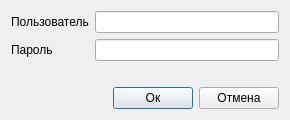
<?xml version="1.0" encoding="UTF-8"?>
<ui version="4.0">
 <class>Dialog</class>
 <widget class="QDialog" name="Dialog">
  <property name="geometry">
   <rect>
    <x>0</x>
    <y>0</y>
    <width>290</width>
    <height>120</height>
   </rect>
  </property>
  <property name="minimumSize">
   <size>
    <width>290</width>
    <height>120</height>
   </size>
  </property>
  <property name="windowTitle">
   <string>Данные пользователя</string>
  </property>
  <property name="accessibleName">
   <string notr="true">btnSave</string>
  </property>
  <layout class="QVBoxLayout" name="verticalLayout_2">
   <item>
    <layout class="QGridLayout" name="gridLayout_2">
     <item row="0" column="1">
      <layout class="QHBoxLayout" name="horizontalLayout_4">
       <item>
        <layout class="QGridLayout" name="gridLayout_3">
         <item row="0" column="1">
          <widget class="QLineEdit" name="user_input_lineedit"/>
         </item>
         <item row="0" column="0">
          <widget class="QLabel" name="label_2">
           <property name="text">
            <string>Пользователь</string>
           </property>
          </widget>
         </item>
         <item row="1" column="0">
          <widget class="QLabel" name="label_3">
           <property name="text">
            <string>Пароль</string>
           </property>
          </widget>
         </item>
         <item row="1" column="1">
          <widget class="QLineEdit" name="password_input_lineedit"/>
         </item>
        </layout>
       </item>
      </layout>
     </item>
     <item row="3" column="1">
      <layout class="QHBoxLayout" name="horizontalLayout">
       <item>
        <spacer name="horizontalSpacer">
         <property name="orientation">
          <enum>Qt::Horizontal</enum>
         </property>
         <property name="sizeHint" stdset="0">
          <size>
           <width>40</width>
           <height>20</height>
          </size>
         </property>
        </spacer>
       </item>
       <item>
        <widget class="QPushButton" name="button_ok">
         <property name="text">
          <string>Ок</string>
         </property>
        </widget>
       </item>
       <item>
        <widget class="QPushButton" name="button_cancel">
         <property name="text">
          <string>Отмена</string>
         </property>
        </widget>
       </item>
      </layout>
     </item>
     <item row="2" column="1">
      <layout class="QHBoxLayout" name="horizontalLayout_2">
       <item>
        <spacer name="verticalSpacer">
         <property name="orientation">
          <enum>Qt::Vertical</enum>
         </property>
         <property name="sizeHint" stdset="0">
          <size>
           <width>20</width>
           <height>40</height>
          </size>
         </property>
        </spacer>
       </item>
      </layout>
     </item>
    </layout>
   </item>
  </layout>
 </widget>
 <resources/>
 <connections/>
</ui>
